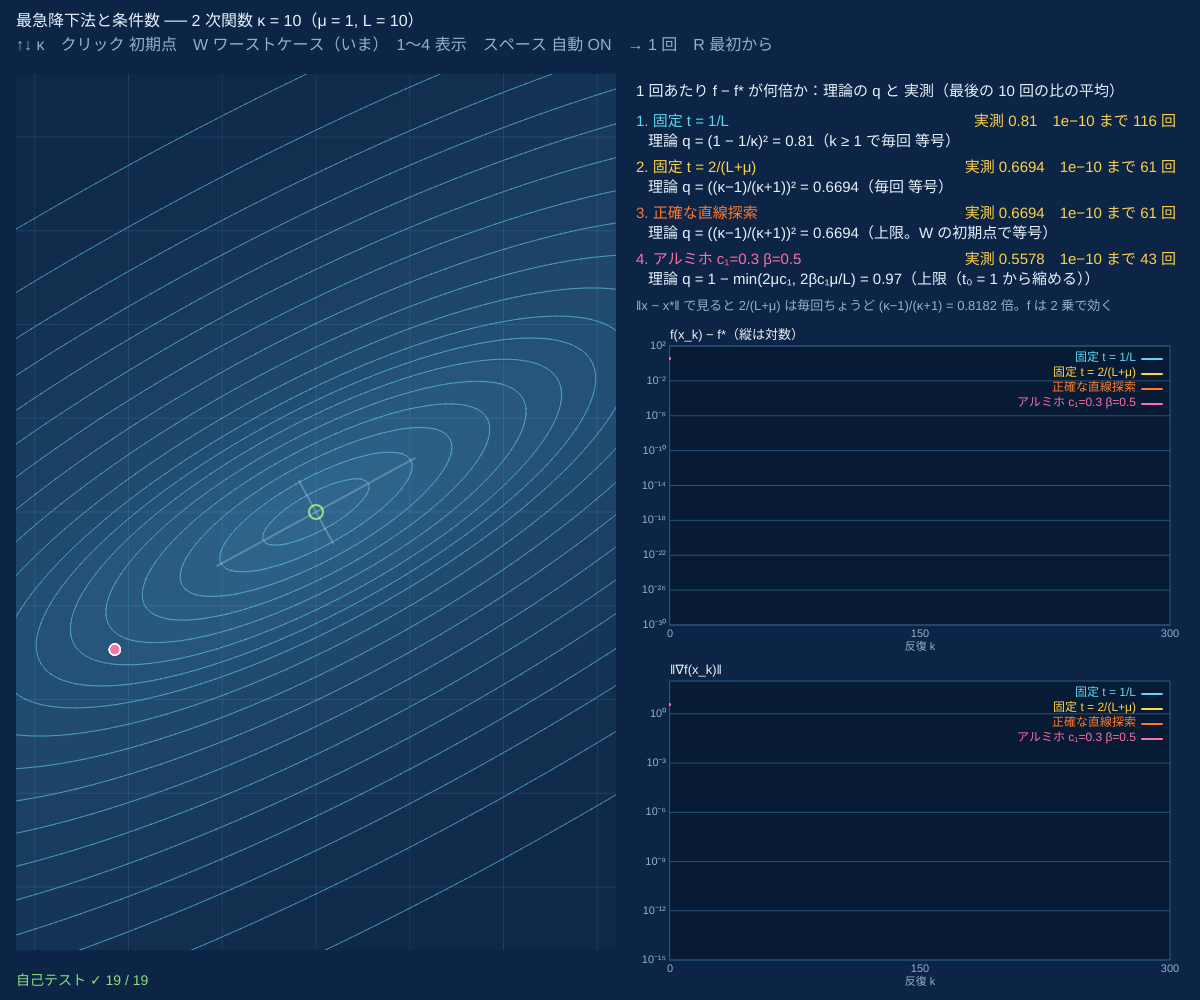
Frame 1 (no input)
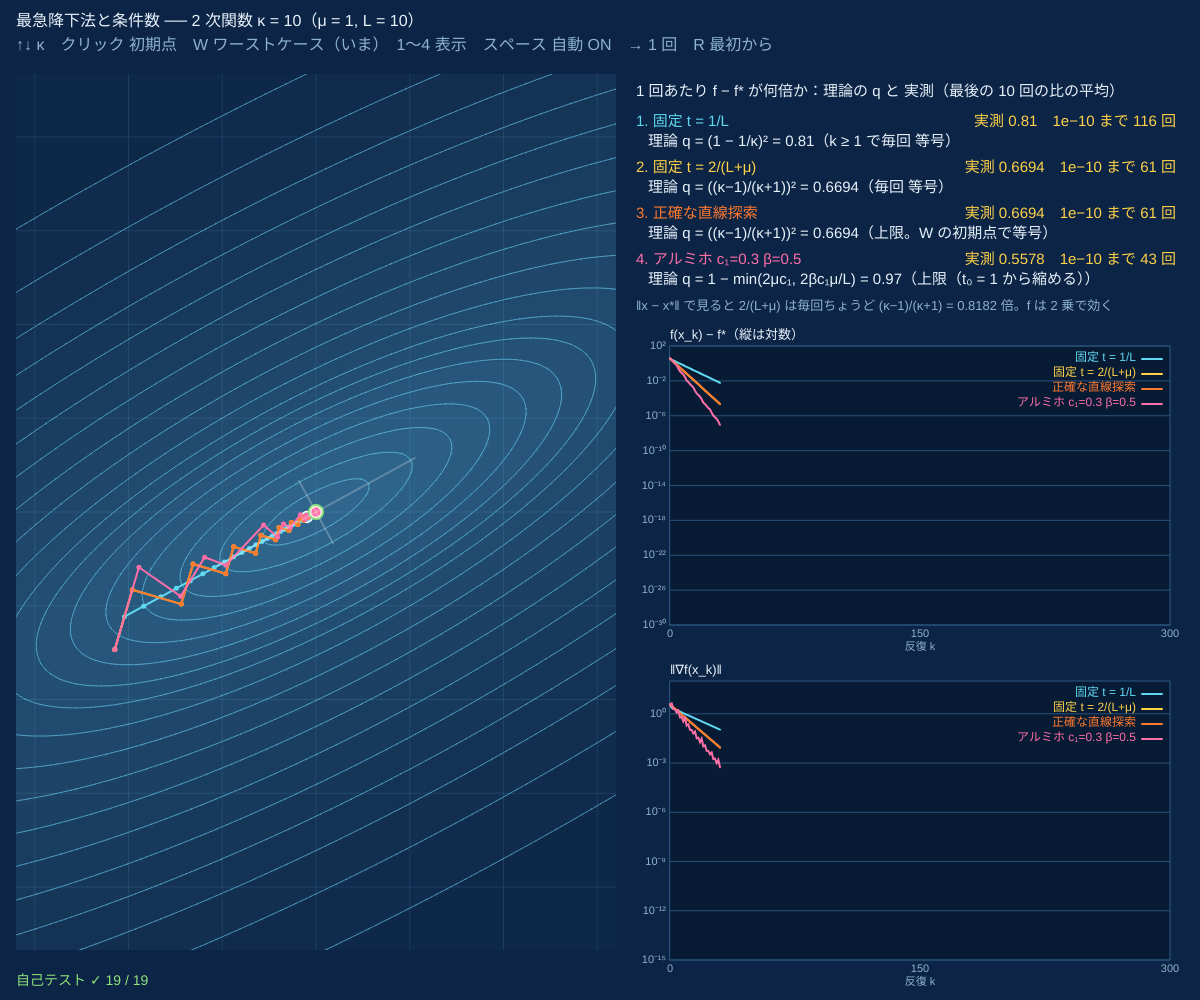
Frame 60 (no input)
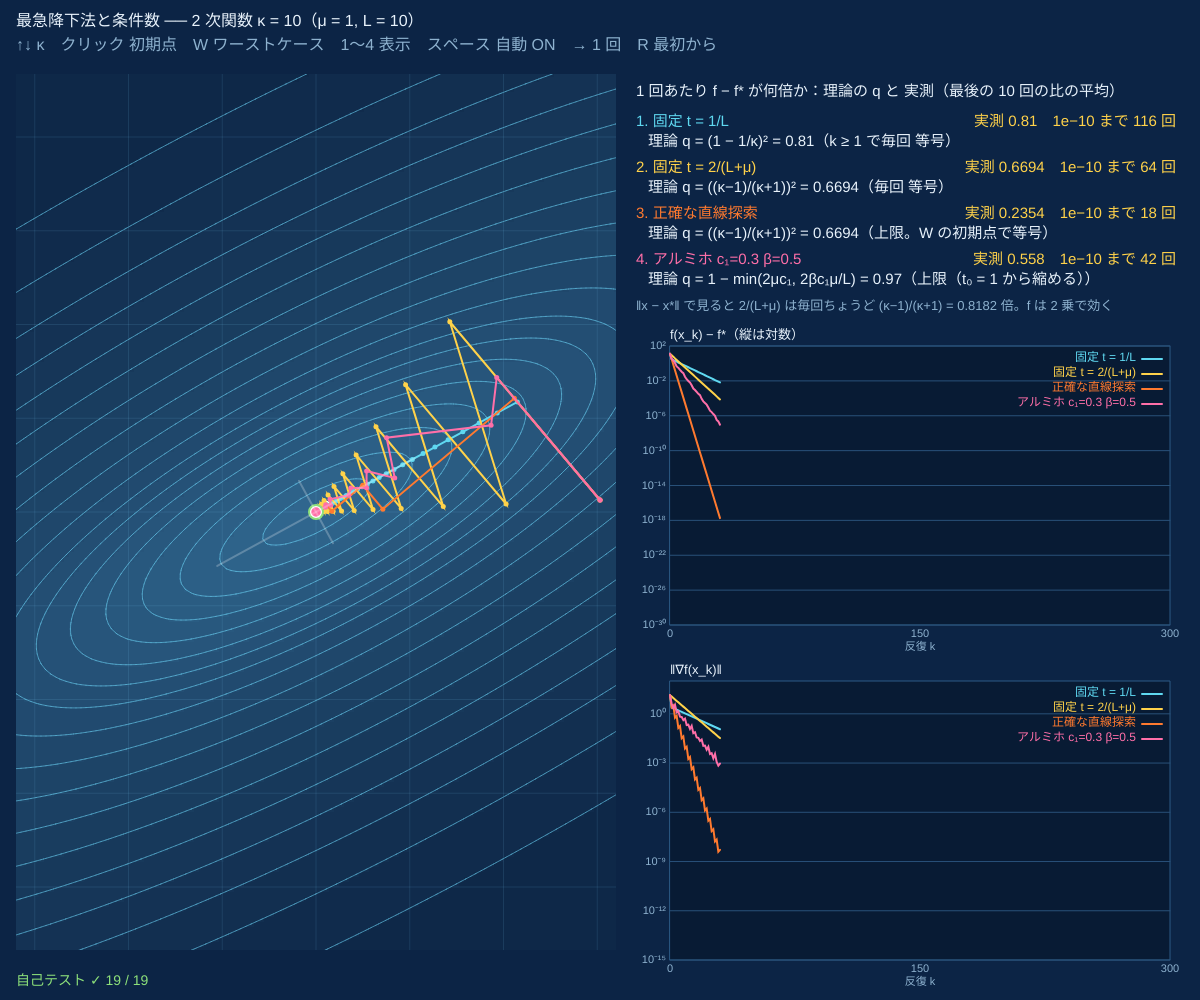
Frame 120 (the mouse pressed at the canvas centre since frame 60)

The p5.js sketch that drew these frames (run headless with seeded random() and noise() and a simulated clock; from frame 60 on, the mouse is pressed at the canvas centre):

// p5.js sketch
// ── sketch.js
// ============================================
// 02 最急降下法と条件数
// 2 次関数 f = ½ xᵀAx（A の固有値は μ = 1 と L = κ）を、4 通りのステップ幅で x ← x − t∇f(x)
//   固定 1/L、固定 2/(L+μ)、正確な直線探索、アルミホのバックトラック。κ が大きいほどジグザグになって遅い
//   右の表：1 回の反復で f − f* が何倍になるか（理論の値と、実際に計った値）
// ↑↓ = κ / クリック = 初期点 / W = ワーストケースの初期点 / 1〜4 = 表示 / スペース = 自動 / → = 1 回 / R = 最初から
// ============================================

const KAPS = [1, 2, 3, 5, 10, 20, 50, 100];   // ★ 条件数 κ = L / μ の候補
let ki = 4, F, V, CI, x0 = null, useWorst = true;
const C1 = 0.3, BETA = 0.5;                   // ★ アルミホの定数 c₁（0〜0.5）と、縮める倍率 β
const KMAX = 300;                             // ★ 反復の最大回数
let runs = [], shown = 0, auto = true, vis = [true, true, true, true];
let RULES;

function setup() {
  createCanvas(windowWidth, windowHeight);
  RULES = [{ name: '固定 t = 1/L', col: PAL.cy }, { name: '固定 t = 2/(L+μ)', col: PAL.ye }, { name: '正確な直線探索', col: PAL.or }, { name: 'アルミホ c₁=' + C1 + ' β=' + BETA, col: PAL.pk }];
  selfTest();
  rebuild(true);
}
function rebuild(newFn) {
  F = quadFn(KAPS[ki]);
  if (newFn) { if (CI) CI.remove(); V = makeView(16, 74, width * 0.5, height - 124, F.view); CI = contourImage(V, F.f); }
  if (useWorst || !x0) x0 = worstStart(F, 2.6);
  runs = RULES.map((r, i) => runGD(F, x0, i, KMAX));
  shown = 0;
}
// ワーストケース：固有ベクトルの座標で x₀ ∝ (1/μ, 1/L)。このとき ∇f が 2 つの固有ベクトルと 45°
function worstStart(F, r) {
  let e1 = [Math.cos(F.th), Math.sin(F.th)], e2 = [-e1[1], e1[0]], p = [e1[0] / F.mu + e2[0] / F.L, e1[1] / F.mu + e2[1] / F.L], n = vlen(p);
  return [-r * p[0] / n, -r * p[1] / n];
}
// 最急降下法を K 回（f − f* が 1e−30 より小さくなったら止める）
function runGD(F, p, rule, K) {
  let P = [p], fv = [F.f(...p) - F.fs], gn = [vlen(F.g(...p))];
  for (let k = 0; k < K && fv[k] > 1e-30; k++) {
    let g = F.g(...p), d = [-g[0], -g[1]], t;
    if (rule === 0) t = 1 / F.L;
    else if (rule === 1) t = 2 / (F.L + F.mu);
    else if (rule === 2) { let H = F.H(), Ag = [H[0][0] * g[0] + H[0][1] * g[1], H[1][0] * g[0] + H[1][1] * g[1]]; t = vdot(g, g) / vdot(g, Ag); }   // φ'(t) = 0
    else t = armijo(F, p, d, C1, BETA, 1).t;
    p = [p[0] + t * d[0], p[1] + t * d[1]];
    let f = F.f(...p) - F.fs;
    if (bad(f) || bad(p[0])) { fv.push(NaN); break; }
    P.push(p); fv.push(f); gn.push(vlen(F.g(...p)));
  }
  return { P, fv, gn };
}
// 理論：f(x_{k+1}) − f* ≤ q (f(x_k) − f*) の q と、その前提
function theory(rule, kap) {
  let q = (kap - 1) / (kap + 1);
  return [[(1 - 1 / kap) ** 2, '(1 − 1/κ)²', 'k ≥ 1 で毎回 等号'], [q * q, '((κ−1)/(κ+1))²', '毎回 等号'],
    [q * q, '((κ−1)/(κ+1))²', '上限。W の初期点で等号'], [1 - Math.min(2 * C1, (2 * BETA * C1) / kap), '1 − min(2μc₁, 2βc₁μ/L)', '上限（t₀ = 1 から縮める）']][rule];
}
// 実測：最後の 10 回の比の幾何平均（f − f* が 0 になったら 0）
function measured(fv) {
  let n = fv.length - 1;
  if (n < 1 || !isFinite(fv[n])) return NaN;
  if (fv[n] === 0 || n === 1) return fv[1] / fv[0];
  let a = Math.max(1, n - 10);
  return Math.pow(fv[n] / fv[a], 1 / (n - a));
}
function itersTo(fv, tol) { let k = fv.findIndex((v) => v < tol); return k < 0 ? '> ' + (fv.length - 1) : k; }

function draw() {
  background(PAL.bg);
  image(CI, V.px, V.py);
  let L = Math.max(...runs.map((r) => r.P.length));
  if (auto && frameCount % 2 === 0 && shown < L) shown++;
  runs.forEach((r, i) => { if (vis[i]) drawPath(V, r.P.slice(0, shown + 1), RULES[i].col, 2); });
  let s = V.toS(0, 0); noFill(); stroke(PAL.gr); strokeWeight(2); circle(s[0], s[1], 14);
  // 固有ベクトルの向き（等高線の楕円の軸）
  let e1 = [Math.cos(F.th), Math.sin(F.th)];
  for (let [e, lam] of [[e1, F.mu], [[-e1[1], e1[0]], F.L]]) { let r = 1.2 / Math.sqrt(lam); let a = V.toS(e[0] * r, e[1] * r), b = V.toS(-e[0] * r, -e[1] * r); stroke(255, 255, 255, 60); line(a[0], a[1], b[0], b[1]); }

  hud([['最急降下法と条件数 ── ' + F.name + '（μ = 1, L = ' + F.L + '）', PAL.ink],
    ['↑↓ κ　クリック 初期点　W ワーストケース' + (useWorst ? '（いま）' : '') + '　1〜4 表示　スペース 自動 ' + (auto ? 'ON' : 'off') + '　→ 1 回　R 最初から', PAL.dim]], 16, 14, 16);

  let x = width * 0.53, y = 84, w = width - x - 24;
  hud([['1 回あたり f − f* が何倍か：理論の q と 実測（最後の 10 回の比の平均）', PAL.ink]], x, y, 15);
  runs.forEach((r, i) => {
    let [q, form, note] = theory(i, F.L), m = measured(r.fv), yy = y + 30 + i * 46;
    fill(vis[i] ? RULES[i].col : PAL.line); noStroke(); textSize(15); textAlign(LEFT, TOP);
    text((i + 1) + '. ' + RULES[i].name, x, yy);
    fill(PAL.ink); text('理論 q = ' + form + ' = ' + fmt(q, 4) + '（' + note + '）', x + 12, yy + 20);
    fill(PAL.ye); textAlign(RIGHT, TOP); text('実測 ' + fmt(m, 4) + '　1e−10 まで ' + itersTo(r.fv, 1e-10) + ' 回', x + w, yy);
    textAlign(LEFT, TOP);
  });
  let q = (F.L - 1) / (F.L + 1);
  hud([['‖x − x*‖ で見ると 2/(L+μ) は毎回ちょうど (κ−1)/(κ+1) = ' + fmt(q, 4) + ' 倍。f は 2 乗で効く', PAL.dim]], x, y + 216, 13);
  let sl = (key) => runs.map((r, i) => ({ v: r[key].slice(0, shown + 1), c: RULES[i].col, name: vis[i] ? RULES[i].name : '' })).filter((sr, i) => vis[i]);
  let top = y + 262, ph = (height - top - 40 - 56) / 2;
  logPlot(x + 34, top, w - 40, ph, sl('fv'), { lo: -30, hi: 2, kmax: L - 1, title: 'f(x_k) − f*（縦は対数）' });
  logPlot(x + 34, top + ph + 56, w - 40, ph, sl('gn'), { lo: -15, hi: 2, kmax: L - 1, title: '‖∇f(x_k)‖' });
  drawSelfTest();
}

function mousePressed() {
  if (!V.inside(mouseX, mouseY)) return;
  x0 = V.toW(mouseX, mouseY); useWorst = false; rebuild(false);
}
function keyPressed() {
  if (key === UP_ARROW && ki < KAPS.length - 1) { ki++; rebuild(true); }
  if (key === DOWN_ARROW && ki > 0) { ki--; rebuild(true); }
  if (key === 'w' || key === 'W') { useWorst = true; rebuild(false); }
  if (key >= '1' && key <= '4') vis[+key - 1] = !vis[+key - 1];
  if (key === ' ') auto = !auto;
  if (key === RIGHT_ARROW) shown++;
  if (key === 'r' || key === 'R') shown = 0;
}

function selfTest() {
  let rnd = rngSeed(2), rel = (a, b) => Math.abs(a - b) / Math.max(1e-300, Math.abs(b));
  for (let kap of [4, 10, 50]) {
    let Q = quadFn(kap), q = (kap - 1) / (kap + 1), p0 = [1.3, -0.7];
    let e = derivErr(Q, [[0.3, -1], [2, 1.5]]);
    let r1 = runGD(Q, p0, 1, 40), ok1 = true, okx = true;
    for (let k = 0; k + 1 < r1.fv.length; k++) { ok1 = ok1 && rel(r1.fv[k + 1] / r1.fv[k], q * q) < 1e-9; okx = okx && rel(vlen(r1.P[k + 1]) / vlen(r1.P[k]), q) < 1e-9; }
    let r0 = runGD(Q, p0, 0, 40), ok0 = true;
    for (let k = 1; k + 1 < r0.fv.length; k++) ok0 = ok0 && rel(r0.fv[k + 1] / r0.fv[k], (1 - 1 / kap) ** 2) < 1e-9;
    let rw = runGD(Q, worstStart(Q, 2), 2, 30), okw = true, orth = true;
    for (let k = 0; k + 1 < rw.fv.length; k++) { okw = okw && rel(rw.fv[k + 1] / rw.fv[k], q * q) < 1e-9; let g0 = Q.g(...rw.P[k]), g1 = Q.g(...rw.P[k + 1]); orth = orth && Math.abs(vdot(g0, g1)) < 1e-9 * vlen(g0) * vlen(g1); }
    let okr = true, oka = true, qa = 1 - Math.min(2 * C1, (2 * BETA * C1) / kap);
    for (let n = 0; n < 30; n++) {
      let p = [4 * rnd() - 2, 4 * rnd() - 2], re = runGD(Q, p, 2, 25), ra = runGD(Q, p, 3, 25);
      for (let k = 0; k + 1 < re.fv.length; k++) okr = okr && re.fv[k + 1] / re.fv[k] <= q * q * (1 + 1e-9);
      for (let k = 0; k + 1 < ra.fv.length; k++) oka = oka && ra.fv[k + 1] / ra.fv[k] <= qa * (1 + 1e-9);
    }
    stOk('κ=' + kap + '：勾配・ヘッセ行列 = 差分', e.g < 1e-6 && e.H < 1e-6, 'g ' + fmt(e.g) + ', H ' + fmt(e.H));
    stOk('κ=' + kap + '：t=2/(L+μ) で f の比 = ((κ−1)/(κ+1))²、‖x‖ の比 = (κ−1)/(κ+1)（毎回）', ok1 && okx, '予測 ' + fmt(q * q, 6) + ' 実測 ' + fmt(measured(r1.fv), 6));
    stOk('κ=' + kap + '：t=1/L で f の比 = (1−1/κ)²（k ≥ 1）', ok0, '予測 ' + fmt((1 - 1 / kap) ** 2, 6) + ' 実測 ' + fmt(measured(r0.fv), 6));
    stOk('κ=' + kap + '：正確な直線探索、ワーストケースで比 = ((κ−1)/(κ+1))²・続く勾配が直交', okw && orth, '実測 ' + fmt(measured(rw.fv), 6));
    stOk('κ=' + kap + '：正確な直線探索（30 個の初期点）で比 ≤ ((κ−1)/(κ+1))²', okr);
    stOk('κ=' + kap + '：アルミホで比 ≤ 1 − min(2μc₁, 2βc₁μ/L)（30 個の初期点）', oka, '上限 ' + fmt(qa, 4));
  }
  let Q1 = quadFn(1), ok1 = [0, 1, 2, 3].every((rule) => { let r = runGD(Q1, [1.5, 0.8], rule, 5); return r.fv.length === 2 && r.fv[1] < 1e-28; });
  stOk('κ = 1（等高線が円）ならどの規則も 1 回で最小点', ok1);
  stReport();
}

// ---------- やってみよう ----------
// 1. κ を 1 → 100 にすると、t = 2/(L+μ) の q は 0 → 0.96。1e−10 までの回数は約 κ/4·ln(10¹⁰) に比例して増える
// 2. W（ワーストケース）で正確な直線探索の実測が理論の上限にぴったり一致する。クリックで別の初期点にすると速くなる
// 3. 固有ベクトルの軸（白い線）の上をクリックすると、ジグザグしないで一直線に進む。なぜ？
// 4. C1 と BETA を変えて、アルミホの実測と上限を比べよう（上限はかなり悲観的）
// 5. t を 2/L より大きくすると発散する（runGD の rule 0 を t = 2.1 / F.L にしてみよう）

// ==================================================
// ここから下は「最適化の道具」（中身は読まなくても OK。消さないでね）
// テスト関数（値・勾配・ヘッセ行列）、等高線、対数グラフ、2×2 行列、直線探索、自己テスト
// ==================================================
const PAL = { bg: '#0c2445', ink: '#e8f2fb', dim: '#8eb2cf', line: '#2c5a85', or: '#ff7a2f', cy: '#5fd8f0', gr: '#8de07a', ye: '#ffd24a', pk: '#ff6fa8', vi: '#b79cff', rd: '#ff5a5a' };

// ---- テスト関数 { f 値, g 勾配, H ヘッセ行列, xs 最小点, fs 最小値, view [中心x, 中心y, 横の半幅] }
function quadFn(kap, th = 0.5) {     // f = ½ xᵀAx、A の固有値は μ = 1 と L = κ（θ だけ回転）
  let c = Math.cos(th), s = Math.sin(th), a = c * c + kap * s * s, b = (1 - kap) * c * s, d = s * s + kap * c * c;
  return { name: '2 次関数 κ = ' + fmt(kap), f: (x, y) => 0.5 * (a * x * x + 2 * b * x * y + d * y * y), g: (x, y) => [a * x + b * y, b * x + d * y],
    H: () => [[a, b], [b, d]], mu: 1, L: kap, xs: [[0, 0]], fs: 0, view: [0, 0, 3.2], start: [-2.6, 1.6], convex: true, th };
}
const ROSEN = { name: 'ローゼンブロック', f: (x, y) => (1 - x) ** 2 + 100 * (y - x * x) ** 2,
  g: (x, y) => [-2 * (1 - x) - 400 * x * (y - x * x), 200 * (y - x * x)],
  H: (x, y) => [[2 - 400 * (y - x * x) + 800 * x * x, -400 * x], [-400 * x, 200]], xs: [[1, 1]], fs: 0, view: [-0.2, 0.9, 2.1], start: [-1.2, 1] };
const HIMMEL = { name: 'ヒンメルブラウ', f: (x, y) => (x * x + y - 11) ** 2 + (x + y * y - 7) ** 2,
  g: (x, y) => [4 * x * (x * x + y - 11) + 2 * (x + y * y - 7), 2 * (x * x + y - 11) + 4 * y * (x + y * y - 7)],
  H: (x, y) => [[12 * x * x + 4 * y - 42, 4 * x + 4 * y], [4 * x + 4 * y, 4 * x + 12 * y * y - 26]],
  xs: [[3, 2], [-2.8051, 3.1313], [-3.7793, -3.2832], [3.5844, -1.8481]], fs: 0, view: [0, 0, 6.2], start: [-0.3, -0.9] };
const BEALE = (() => {
  let C = [1.5, 2.25, 2.625], each = (x, y, fn) => C.forEach((c, i) => { let n = i + 1; fn(c - x + x * y ** n, y ** n - 1, n * x * y ** (n - 1), n * y ** (n - 1), n > 1 ? n * (n - 1) * x * y ** (n - 2) : 0); });
  return { name: 'ビール', f: (x, y) => { let s = 0; each(x, y, (r) => (s += r * r)); return s; },
    g: (x, y) => { let p = [0, 0]; each(x, y, (r, rx, ry) => { p[0] += 2 * r * rx; p[1] += 2 * r * ry; }); return p; },
    H: (x, y) => { let a = 0, b = 0, d = 0; each(x, y, (r, rx, ry, rxy, ryy) => { a += 2 * rx * rx; b += 2 * (rx * ry + r * rxy); d += 2 * (ry * ry + r * ryy); }); return [[a, b], [b, d]]; },
    xs: [[3, 0.5]], fs: 0, view: [0.6, 0, 4.6], start: [-1.5, 1.8] };
})();
HIMMEL.xs = HIMMEL.xs.map((p) => criticalPoint(HIMMEL, p));   // 4 つの最小点を ∇f = 0 のニュートン法で精密に
const LSE = (() => {                  // log(e^(x+3y−0.1) + e^(x−3y−0.1) + e^(−x−0.1))：凸。最小点 (−ln2 / 2, 0)、最小値 (3/2)ln2 − 0.1
  let pr = (x, y) => { let z = [x + 3 * y - 0.1, x - 3 * y - 0.1, -x - 0.1], m = Math.max(...z), e = z.map((v) => Math.exp(v - m)), s = e[0] + e[1] + e[2]; return [m + Math.log(s), e.map((v) => v / s)]; };
  return { name: 'log-sum-exp', f: (x, y) => pr(x, y)[0], g: (x, y) => { let p = pr(x, y)[1]; return [p[0] + p[1] - p[2], 3 * p[0] - 3 * p[1]]; },
    H: (x, y) => { let p = pr(x, y)[1], g0 = p[0] + p[1] - p[2], g1 = 3 * p[0] - 3 * p[1]; return [[1 - g0 * g0, g1 - g0 * g1], [g1 - g0 * g1, 9 * (p[0] + p[1]) - g1 * g1]]; },
    xs: [[-Math.LN2 / 2, 0]], fs: 1.5 * Math.LN2 - 0.1, view: [-0.4, 0, 2.4], start: [-2, 1.1], convex: true, L: 10 };
})();

// ---- 2×2 の行列とベクトル
function eig2(M) {                    // 対称行列の固有値（小さい順）と固有ベクトル
  let a = M[0][0], b = M[0][1], d = M[1][1], t = (a + d) / 2, r = Math.hypot((a - d) / 2, b), l1 = t - r;
  let v = Math.abs(b) > 1e-14 * (Math.abs(a) + Math.abs(d) + 1) ? [l1 - d, b] : a <= d ? [1, 0] : [0, 1], n = Math.hypot(v[0], v[1]);
  v = [v[0] / n, v[1] / n];
  return { l: [l1, t + r], v: [v, [-v[1], v[0]]] };
}
function solve2(M, r) { let det = M[0][0] * M[1][1] - M[0][1] * M[1][0]; return [(M[1][1] * r[0] - M[0][1] * r[1]) / det, (M[0][0] * r[1] - M[1][0] * r[0]) / det]; }
function vlen(v) { return Math.hypot(...v); }
function vdot(a, b) { let s = 0; for (let i = 0; i < a.length; i++) s += a[i] * b[i]; return s; }
function vaxpy(a, x, y) { return y.map((yi, i) => yi + a * x[i]); }   // a·x + y
function bad(v) { return !isFinite(v) || Math.abs(v) > 1e12; }
function errTo(F, p) { return Math.min(...F.xs.map((q) => Math.hypot(p[0] - q[0], p[1] - q[1]))); }

// ---- 微分のチェック（中心差分）。H は「解析的な勾配」の差分と比べる
function fdGrad(fn, x, y, h = 1e-6) { return [(fn(x + h, y) - fn(x - h, y)) / (2 * h), (fn(x, y + h) - fn(x, y - h)) / (2 * h)]; }
function derivErr(F, pts) {
  let eg = 0, eh = 0, rel = (a, b) => Math.abs(a - b) / Math.max(1, Math.abs(b));
  for (let [x, y] of pts) {
    let g = F.g(x, y), n = fdGrad(F.f, x, y), H = F.H(x, y), h = 1e-6;
    let gx1 = F.g(x + h, y), gx0 = F.g(x - h, y), gy1 = F.g(x, y + h), gy0 = F.g(x, y - h);
    let N = [[(gx1[0] - gx0[0]) / (2 * h), (gy1[0] - gy0[0]) / (2 * h)], [(gx1[1] - gx0[1]) / (2 * h), (gy1[1] - gy0[1]) / (2 * h)]];
    eg = Math.max(eg, rel(g[0], n[0]), rel(g[1], n[1]));
    for (let i = 0; i < 2; i++) for (let j = 0; j < 2; j++) eh = Math.max(eh, rel(H[i][j], N[i][j]));
  }
  return { g: eg, H: eh };
}
// ∇f = 0 をニュートン法で解く（停留点を探す）
function criticalPoint(F, p, it = 60) {
  for (let k = 0; k < it; k++) { let d = solve2(F.H(p[0], p[1]), F.g(p[0], p[1])); if (!isFinite(d[0] + d[1])) return null; p = [p[0] - d[0], p[1] - d[1]]; if (vlen(d) < 1e-14) break; }
  return vlen(F.g(p[0], p[1])) < 1e-8 ? p : null;
}
// アルミホの条件 f(x + t d) ≤ f(x) + c₁ t ∇fᵀd になるまで t を β 倍（試した点も返す）
function armijo(F, p, d, c1 = 1e-4, beta = 0.5, t = 1) {
  let f0 = F.f(p[0], p[1]), sl = vdot(F.g(p[0], p[1]), d), tries = [];
  for (let k = 0; k < 60; k++) { let fq = F.f(p[0] + t * d[0], p[1] + t * d[1]); tries.push([t, fq]); if (fq <= f0 + c1 * t * sl) break; t *= beta; }
  return { t, tries, slope: sl };
}

// ---- 画面と世界の座標（縦横の縮尺は同じ）
function makeView(px, py, pw, ph, v) {
  let V = { px, py, pw: Math.round(pw), ph: Math.round(ph), cx: v[0], cy: v[1], hw: v[2] };
  V.sc = V.pw / (2 * V.hw); V.hh = V.ph / (2 * V.sc);
  V.toS = (x, y) => [V.px + V.pw / 2 + (x - V.cx) * V.sc, V.py + V.ph / 2 - (y - V.cy) * V.sc];
  V.toW = (sx, sy) => [V.cx + (sx - V.px - V.pw / 2) / V.sc, V.cy - (sy - V.py - V.ph / 2) / V.sc];
  V.inside = (sx, sy) => sx >= V.px && sx <= V.px + V.pw && sy >= V.py && sy <= V.py + V.ph;
  return V;
}
// 等高線の画像：格子で値を計算 → 分位点で段を決め、色ぬり ＋ マーチングスクエアで線（関数を変えたときだけ呼ぶ）
function contourImage(V, fz, nLev = 18) {
  let cs = 5, nx = Math.ceil(V.pw / cs) + 1, ny = Math.ceil(V.ph / cs) + 1, Z = new Float64Array(nx * ny);
  for (let j = 0; j < ny; j++) for (let i = 0; i < nx; i++) { let [x, y] = V.toW(V.px + i * cs, V.py + j * cs), z = fz(x, y); Z[j * nx + i] = isFinite(z) ? z : 1e300; }
  let srt = Array.from(Z).filter((z) => z < 1e300).sort((a, b) => a - b), lev = [];
  for (let k = 1; k <= nLev; k++) lev.push(srt[Math.min(srt.length - 1, Math.floor(srt.length * Math.pow(k / (nLev + 1), 1.7)))]);
  let G = createGraphics(V.pw, V.ph); G.pixelDensity(1);
  let ctx = G.drawingContext, img = ctx.createImageData(V.pw, V.ph), band = new Uint8Array(nx * ny);
  for (let q = 0; q < Z.length; q++) { let b = 0; while (b < nLev && Z[q] > lev[b]) b++; band[q] = Z[q] >= 1e300 ? 255 : b; }
  for (let py = 0; py < V.ph; py++) for (let px = 0; px < V.pw; px++) {
    let b = band[Math.round(py / cs) * nx + Math.round(px / cs)], t = b === 255 ? 1.25 : b / nLev, o = 4 * (py * V.pw + px);
    img.data[o] = 14 + 34 * (1 - t); img.data[o + 1] = 40 + 62 * (1 - t); img.data[o + 2] = 72 + 70 * (1 - t); img.data[o + 3] = 255;
  }
  ctx.putImageData(img, 0, 0);
  // 方眼（製図用紙）
  let gs = Math.pow(10, Math.floor(Math.log10(V.hw / 2))); if (V.hw / gs > 10) gs *= 2; if (V.hw / gs > 10) gs *= 2.5;
  ctx.strokeStyle = 'rgba(120,200,240,0.12)'; ctx.lineWidth = 1; ctx.beginPath();
  for (let x = Math.ceil((V.cx - V.hw) / gs) * gs; x < V.cx + V.hw; x += gs) { let s = V.toS(x, 0)[0] - V.px; ctx.moveTo(s, 0); ctx.lineTo(s, V.ph); }
  for (let y = Math.ceil((V.cy - V.hh) / gs) * gs; y < V.cy + V.hh; y += gs) { let s = V.toS(0, y)[1] - V.py; ctx.moveTo(0, s); ctx.lineTo(V.pw, s); }
  ctx.stroke();
  ctx.strokeStyle = 'rgba(110,215,250,0.55)';
  for (let L of lev) {
    ctx.beginPath();
    for (let j = 0; j < ny - 1; j++) for (let i = 0; i < nx - 1; i++) {
      let a = Z[j * nx + i], b = Z[j * nx + i + 1], c = Z[(j + 1) * nx + i + 1], d = Z[(j + 1) * nx + i], P = [];
      if (a > L !== b > L) P.push(i + (L - a) / (b - a), j);
      if (b > L !== c > L) P.push(i + 1, j + (L - b) / (c - b));
      if (d > L !== c > L) P.push(i + (L - d) / (c - d), j + 1);
      if (a > L !== d > L) P.push(i, j + (L - a) / (d - a));
      for (let q = 0; q + 3 < P.length; q += 4) { ctx.moveTo(P[q] * cs, P[q + 1] * cs); ctx.lineTo(P[q + 2] * cs, P[q + 3] * cs); }
    }
    ctx.stroke();
  }
  G.levels = lev;
  return G;
}

// ---- 対数グラフ：series = [{ v: 値の配列, c: 色, name, dash }]。0 以下・NaN は描かない。opt = { lo, hi, logx, title, kmax }
function logPlot(x, y, w, h, series, opt = {}) {
  let lo = opt.lo, hi = opt.hi, kmax = opt.kmax || 1, mn = Infinity, mx = -Infinity;
  for (let s of series) { if (!opt.kmax) kmax = Math.max(kmax, s.v.length - 1); for (let v of s.v) if (v > 0 && isFinite(v)) { mn = Math.min(mn, Math.log10(v)); mx = Math.max(mx, Math.log10(v)); } }
  if (lo === undefined) lo = isFinite(mn) ? Math.max(-17, Math.floor(mn)) : -16;
  if (hi === undefined) hi = isFinite(mx) ? Math.ceil(mx) : 2;
  if (hi <= lo) hi = lo + 1;
  let X = (k) => x + w * (opt.logx ? Math.log(1 + k) / Math.log(1 + kmax) : k / kmax), Y = (v) => y + h - (h * (Math.log10(v) - lo)) / (hi - lo);
  push();
  fill(8, 26, 50, 230); stroke(PAL.line); strokeWeight(1); rect(x, y, w, h);
  textSize(11); textAlign(RIGHT, CENTER);
  let de = Math.max(1, Math.ceil((hi - lo) / 8));
  for (let e = lo; e <= hi; e += de) { let yy = Y(Math.pow(10, e)); stroke(40, 80, 120); line(x, yy, x + w, yy); noStroke(); fill(PAL.dim); text('10' + sup(e), x - 4, yy); }
  textAlign(CENTER, TOP); noStroke(); fill(PAL.dim);
  let kt = opt.logx ? [1, 10, 100, 1000, 10000].filter((k) => k <= kmax) : [0, Math.round(kmax / 2), kmax];
  for (let k of kt) text(k, X(k), y + h + 3);
  text(opt.xlabel || '反復 k', x + w / 2, y + h + 16);
  for (let s of series) {
    stroke(s.c); strokeWeight(s.wt || 2); noFill();
    if (s.dash) drawingContext.setLineDash([6, 5]);
    let pts = [];
    let flush = () => { if (pts.length >= 2) { beginShape(); for (let p of pts) vertex(p[0], p[1]); endShape(); } else if (pts.length === 1) point(pts[0][0], pts[0][1]); pts = []; };
    for (let k = 0; k < s.v.length && k <= kmax; k++) { let v = s.v[k]; if (v > 0 && isFinite(v)) pts.push([X(k), Math.max(y, Math.min(y + h, Y(v)))]); else flush(); }
    flush(); drawingContext.setLineDash([]);
  }
  noStroke(); textAlign(RIGHT, TOP); textSize(12);
  series.filter((s) => s.name).forEach((s, i) => { let yy = y + 6 + 15 * i; noStroke(); fill(s.c); text(s.name, x + w - 34, yy); stroke(s.c); strokeWeight(2); if (s.dash) drawingContext.setLineDash([4, 3]); line(x + w - 28, yy + 7, x + w - 8, yy + 7); drawingContext.setLineDash([]); });
  if (opt.title) { noStroke(); fill(PAL.ink); textSize(13); textAlign(LEFT, BOTTOM); text(opt.title, x, y - 4); }
  pop();
}

// ---- 描く道具
function arrow(x1, y1, x2, y2, c, w = 2) {
  let a = Math.atan2(y2 - y1, x2 - x1), L = Math.hypot(x2 - x1, y2 - y1), hd = Math.min(12, L * 0.4);
  push(); stroke(c); fill(c); strokeWeight(w); line(x1, y1, x2, y2);
  if (L > 2) triangle(x2, y2, x2 - hd * Math.cos(a - 0.4), y2 - hd * Math.sin(a - 0.4), x2 - hd * Math.cos(a + 0.4), y2 - hd * Math.sin(a + 0.4));
  pop();
}
function drawPath(V, P, c, w = 2, dots = true) {   // 反復点の列を折れ線と点で
  if (P.length === 0) return;
  push(); stroke(c); strokeWeight(w); noFill();
  if (P.length >= 2) { beginShape(); for (let p of P) { let s = V.toS(p[0], p[1]); vertex(s[0], s[1]); } endShape(); }
  if (dots) { noStroke(); fill(c); for (let i = 0; i < P.length; i += Math.max(1, Math.floor(P.length / 60))) { let s = V.toS(P[i][0], P[i][1]); circle(s[0], s[1], 5); } }
  let s = V.toS(P[P.length - 1][0], P[P.length - 1][1]); stroke(255); strokeWeight(1.5); fill(c); circle(s[0], s[1], 11);
  pop();
}
function hud(lines, x, y, sz = 15, lh = 1.45) {   // 文字の列（[文字, 色] または 文字）
  push(); noStroke(); textSize(sz); textAlign(LEFT, TOP);
  lines.forEach((L, i) => { let [s, c] = Array.isArray(L) ? L : [L, PAL.ink]; fill(c); text(s, x, y + i * sz * lh); });
  pop();
}
const SUP = { '-': '⁻', 0: '⁰', 1: '¹', 2: '²', 3: '³', 4: '⁴', 5: '⁵', 6: '⁶', 7: '⁷', 8: '⁸', 9: '⁹' };
function sup(n) { return String(n).split('').map((ch) => SUP[ch] || ch).join(''); }
function fmt(v, d = 3) {             // 数の表示（発散・とても小さい数も）
  if (!isFinite(v) || Math.abs(v) > 1e12) return '発散';
  if (v === 0) return '0';
  let a = Math.abs(v);
  if (a < 1e-3 || a >= 1e5) { let e = Math.floor(Math.log10(a)), m = v / Math.pow(10, e); return m.toFixed(d - 1) + '×10' + sup(e); }
  return String(+v.toPrecision(d));
}
function rngSeed(s) { return () => { s |= 0; s = (s + 0x6d2b79f5) | 0; let t = Math.imul(s ^ (s >>> 15), 1 | s); t = (t + Math.imul(t ^ (t >>> 7), 61 | t)) ^ t; return ((t ^ (t >>> 14)) >>> 0) / 4294967296; }; }

// ---- 自己テスト（起動時に、知られている答えと照合する）
let selfTestResults = [];
function stOk(name, cond, info = '') { selfTestResults.push({ name, ok: !!cond, info }); }
function stReport() { for (let r of selfTestResults) (r.ok ? console.log : console.error)((r.ok ? '✓ ' : '✗ ') + r.name + (r.info ? '  [' + r.info + ']' : '')); }
function selfTestLine() { let n = selfTestResults.filter((r) => r.ok).length; return '自己テスト ' + (n === selfTestResults.length ? '✓ ' : '✗ ') + n + ' / ' + selfTestResults.length; }
function drawSelfTest() { push(); noStroke(); textSize(14); textAlign(LEFT, BOTTOM); fill(selfTestResults.every((r) => r.ok) ? PAL.gr : PAL.rd); text(selfTestLine(), 16, height - 12); pop(); }
